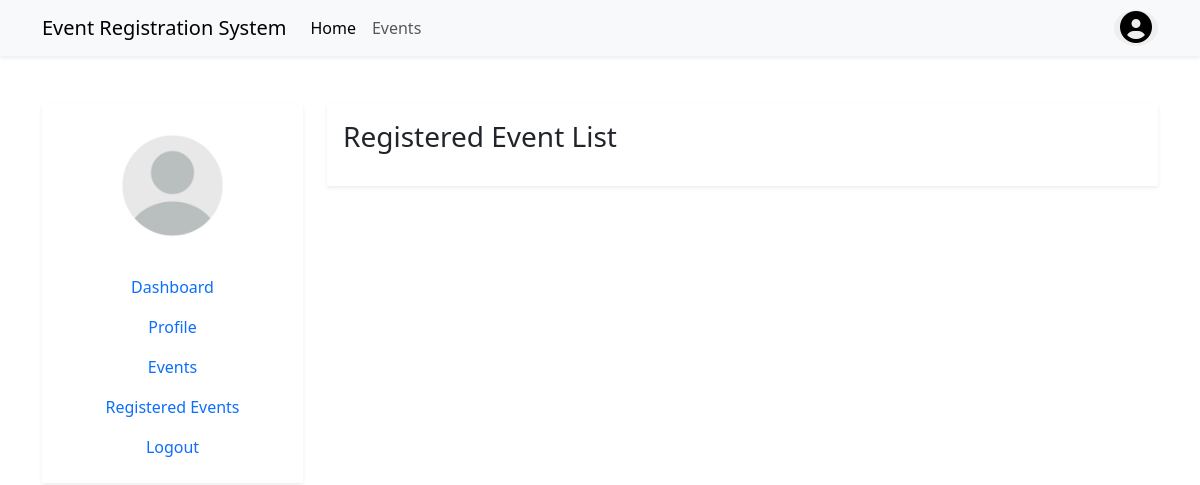
The page /registered-events/ (signed in) on the database as committed earlier.
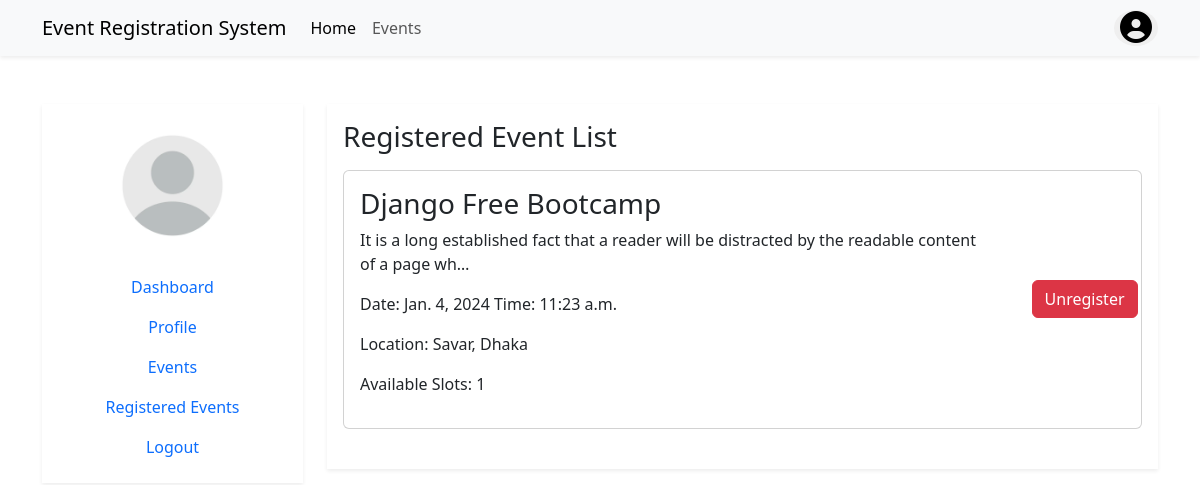
The same page on the database as committed later.
### event/models.py (models this page shows, shortened)
class Registration(models.Model):
    user = models.ForeignKey(User, on_delete=models.CASCADE)
    event = models.ForeignKey(Event, on_delete=models.CASCADE)
    registration_date = models.DateTimeField(auto_now_add=True)
    class Meta:
        verbose_name = "Registration"
        verbose_name_plural = "Registrations"

class Event(models.Model):
    title = models.CharField(max_length=255)
    description = models.TextField()
    date = models.DateField()
    time = models.TimeField()
    location_name = models.CharField(max_length=255)
    available_slots = models.PositiveIntegerField()
    created_at = models.DateTimeField(auto_now_add=True)
    updated_at = models.DateTimeField(auto_now=True)
    class Meta:
        ordering = ['-date', 'time']

### event/views.py (the view)
# urls.py: path('registered-events/', views.registered_events, name='registered_events'),
@login_required(login_url='accounts:login')
def registered_events(request):
    registrations = Registration.objects.filter(user=request.user)
    return render(request, 'events/registered_events.html', {'registrations': registrations})

### templates/events/registered_events.html (shortened to what this page needs)
{% extends "accounts/dashboard.html" %}
{% block dashboard %}
<section id="event_list">
    <h3 class="mb-3">Registered Event List</h3>
    <div class="row">
        {% for registration in registrations %}
            <div class="col-12 mb-4">
                <div class="card">
                   <div class="row justify-content-center align-items-center">
                    <div class="col-10">
                        <div class="card-body">
                            <h3 class="card-title">{{ registration.event.title }}</h3>
                            <p class="card-text">{{ registration.event.description|truncatechars_html:100 }}</p>
                            <p>Date: {{ registration.event.date }} Time: {{ registration.event.time }}</p>
                            <p>Location: {{ registration.event.location_name }}</p>
                            <p>Available Slots: {{ registration.event.available_slots }}</p>
                        </div>
                    </div>
                    <div class="col-2">
                        <div class="d-flex justify-content-center">
                            <a href="{% url 'events:unregister_from_event' registration.event.id %}" class="btn btn-danger">Unregister</a>
                        </div>
                    </div>
                   </div>
                </div>
            </div>
        {% endfor %}
    </div>
</section>
{% endblock dashboard %}

Rows that differ between the two databases and show on the page:
added Registration: event "Django Free Bootcamp", event.description "It is a long established fact that a reader will be distracted by the readable content of a page wh…", event "Jan. 4, 2024", event.time "11:23 a.m.", event.location_name "Savar, Dhaka", event.available_slots "1"
